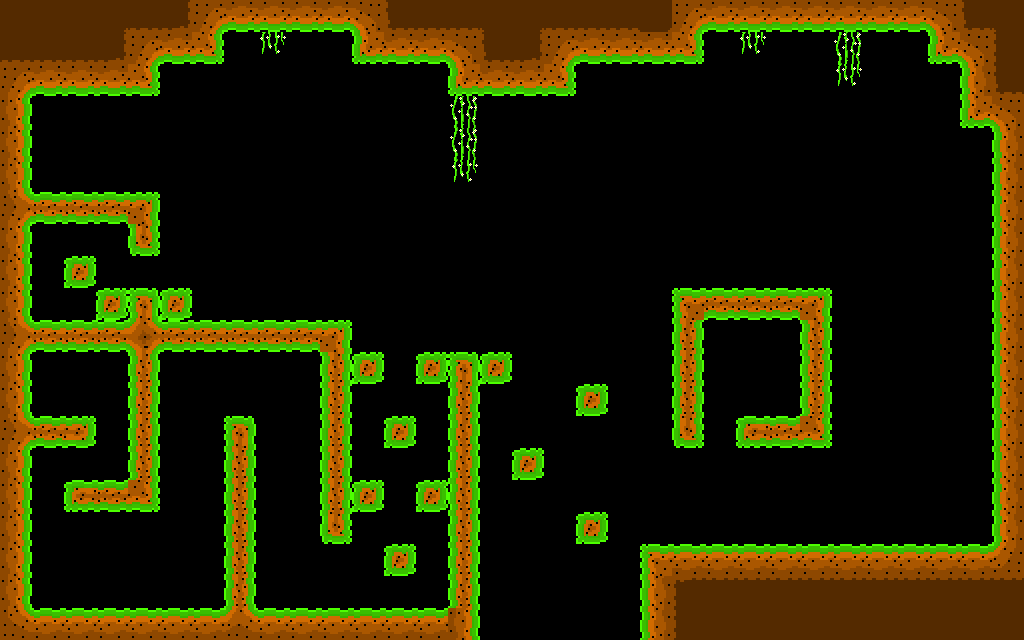

The image is a tile-based game level rendered from a .tmx file. Its description and complete source (layers, tilesets, objects, tile grids) follow:
An orthogonal 32x20 tile map with 32x32 px tiles, 1 tile layer (Camada de Blocos 1).

<map version="1.10" tiledversion="1.11.2" orientation="orthogonal" renderorder="right-down" width="32" height="20" tilewidth="32" tileheight="32" infinite="0" nextlayerid="2" nextobjectid="1">
 <tileset firstgid="1" source="Grass.tsx" />
 <layer id="1" name="Camada de Blocos 1" width="32" height="20">
  <data encoding="csv">
59,59,59,46,38,34,7,3,3,3,3,6,33,38,38,45,46,38,38,38,46,7,3,3,3,3,3,3,3,6,33,45,
38,38,38,34,7,3,13,0,63,0,0,12,3,3,6,33,34,7,3,3,3,13,0,63,0,0,62,0,0,12,6,37,
7,3,3,3,13,0,0,0,0,0,0,0,0,0,12,3,3,13,0,0,0,0,0,0,0,0,63,0,0,0,2,33,
4,0,0,0,0,0,0,0,0,0,0,0,0,0,62,0,0,0,0,0,0,0,0,0,0,0,0,0,0,0,12,6,
4,0,0,0,0,0,0,0,0,0,0,0,0,0,62,0,0,0,0,0,0,0,0,0,0,0,0,0,0,0,0,2,
4,0,0,0,0,0,0,0,0,0,0,0,0,0,63,0,0,0,0,0,0,0,0,0,0,0,0,0,0,0,0,2,
20,9,9,9,14,0,0,0,0,0,0,0,0,0,0,0,0,0,0,0,0,0,0,0,0,0,0,0,0,0,0,2,
4,0,0,0,21,0,0,0,0,0,0,0,0,0,0,0,0,0,0,0,0,0,0,0,0,0,0,0,0,0,0,2,
4,0,25,0,0,0,0,0,0,0,0,0,0,0,0,0,0,0,0,0,0,0,0,0,0,0,0,0,0,0,0,2,
4,0,0,25,23,25,0,0,0,0,0,0,0,0,0,0,0,0,0,0,0,11,9,9,9,14,0,0,0,0,0,2,
20,9,9,9,29,9,9,9,9,9,14,0,0,0,0,0,0,0,0,0,0,10,0,0,0,10,0,0,0,0,0,2,
4,0,0,0,10,0,0,0,0,0,10,25,0,25,23,25,0,0,0,0,0,10,0,0,0,10,0,0,0,0,0,2,
4,0,0,0,10,0,0,0,0,0,10,0,0,0,10,0,0,0,25,0,0,10,0,0,0,10,0,0,0,0,0,2,
20,9,22,0,10,0,0,23,0,0,10,0,25,0,10,0,0,0,0,0,0,21,0,24,9,13,0,0,0,0,0,2,
4,0,0,0,10,0,0,10,0,0,10,0,0,0,10,0,25,0,0,0,0,0,0,0,0,0,0,0,0,0,0,2,
4,0,24,9,13,0,0,10,0,0,10,25,0,25,10,0,0,0,0,0,0,0,0,0,0,0,0,0,0,0,0,2,
4,0,0,0,0,0,0,10,0,0,21,0,0,0,10,0,0,0,25,0,0,0,0,0,0,0,0,0,0,0,0,2,
4,0,0,0,0,0,0,10,0,0,0,0,25,0,10,0,0,0,0,0,11,1,1,1,1,1,1,1,1,1,1,5,
4,0,0,0,0,0,0,10,0,0,0,0,0,0,10,0,0,0,0,0,2,32,36,36,36,36,36,36,36,36,36,36,
8,1,1,1,1,1,1,17,1,1,1,1,1,1,4,0,0,0,0,0,2,37,59,59,59,59,59,59,59,59,59,59
</data>
 </layer>
</map>
